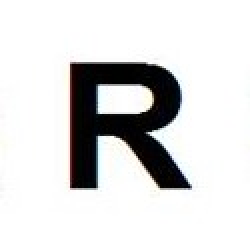
#> input picture 17JE003548_9/Sample2.jpg, 125 x 120 px, found by its file name (shown 2 times larger)
$ python 2.py
#> lines starting #> are read from the running program, lines starting #| are printed output that depends on the picture; after the words box and inside, x2 and y2 are one past the last pixel; in counts of white or black regions, pixels touching at a corner belong together
import cv2
from matplotlib import pyplot as plt

img=cv2.imread("img/Sample2.jpg",0)
#> img: shape (120, 125); min 0, max 255, mean 216.3
h,v=img.shape
#> h = 120; v = 125
#Thresholding
for i in range(h):
    for j in range(v):
        if img[i][j]>=150:
            img[i][j]=255
        else:
            img[i][j]=0
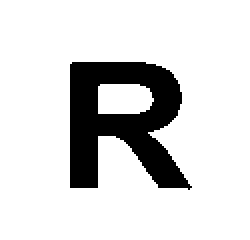
#> img: shape (120, 125) (shown 2 times larger); 84.6% white; 1 black region, box (x1, y1, x2, y2) and area: (35, 31, 96, 95) 2314

cv2.imshow("image",img)
cv2.waitKey(0)
cv2.destroyAllWindows()

dirx = [0,1,2,7,3,6,5,4]
drid = dict(zip(dirx, range(len(dirx))))

dy =   [-1,0,1,-1,1,-1,0,1]
dx =   [-1,-1,-1,0,0,1,1,1]

chain = []

start_point=(31,36)

pnt = start_point
for d in dirx:
    idx = drid[d]
    nxtpnt = (start_point[0]+dx[idx], start_point[1]+dy[idx])
    if img[nxtpnt] != 0:
        chain.append(d)
        pnt = nxtpnt
        break
#> after the loop, chain = [0]

count = 0
while pnt != start_point:
    b_dir = (d + 5) % 8
    dirs_1 = range(b_dir, 8)
    dirs_2 = range(0, b_dir)
    dirs = []
    dirs.extend(dirs_1)
    dirs.extend(dirs_2)
    for d in dirs:
        idx = drid[d]
        nxtpnt = (pnt[0]+dx[idx], pnt[1]+dy[idx])
        if img[nxtpnt] != 0:
            chain.append(d)
            pnt = nxtpnt
            break
    if count == 1000:
        break
    count += 1
#> after the loop, chain = 1002 values, max 7 at index 3, min 0 at index 0, mean 4.66; count = 1000

print(chain)
#> (printed output is left out)
plt.imshow(img)

$ run again, with 17JE003548_9/Sample1.jpg copied over 17JE003548_9/Sample2.jpg
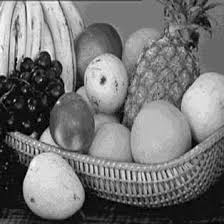
#> input picture 17JE003548_9/Sample1.jpg, 224 x 224 px, found by its file name
#> img is the input picture: shape (224, 224); min 0, max 255, mean 116.6
#> after the loop `for i in range(h):`:
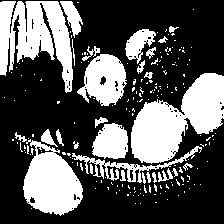
#> img: shape (224, 224); 34.6% white; 192 white regions (164 under 20 px), largest, box (x1, y1, x2, y2) and area: (131, 73, 224, 164) 4663, (0, 1, 73, 93) 3770, (23, 139, 83, 216) 2905
#> after the loop `for d in dirx:`: chain = [0]
#> after the loop `while pnt != start_point:`: chain = [0, 5, 2, 7, 4]; count = 4
#| [0, 5, 2, 7, 4]

$ run again, with 17JE003548_9/Sample3.png saved as 17JE003548_9/Sample2.jpg
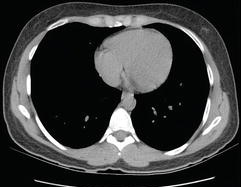
#> input picture 17JE003548_9/Sample3.png, 241 x 187 px, found by its file name
#> after the loop `for i in range(h):`:
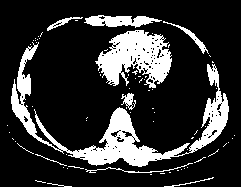
#> img: shape (187, 241); 19.7% white; 73 white regions (63 under 20 px), largest, box (x1, y1, x2, y2) and area: (11, 42, 229, 167) 4751, (95, 30, 172, 88) 2616, (84, 15, 162, 28) 607
#> after the loop `for d in dirx:`: chain = []
#> after the loop `while pnt != start_point:`: count = 0
